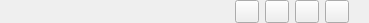
<?xml version="1.0" encoding="UTF-8"?>
<ui version="4.0">
 <class>TextStatusBar</class>
 <widget class="QWidget" name="TextStatusBar">
  <property name="geometry">
   <rect>
    <x>0</x>
    <y>0</y>
    <width>369</width>
    <height>23</height>
   </rect>
  </property>
  <property name="sizePolicy">
   <sizepolicy hsizetype="Preferred" vsizetype="Fixed">
    <horstretch>0</horstretch>
    <verstretch>0</verstretch>
   </sizepolicy>
  </property>
  <property name="windowTitle">
   <string>Form</string>
  </property>
  <property name="autoFillBackground">
   <bool>true</bool>
  </property>
  <layout class="QHBoxLayout" name="horizontalLayout">
   <property name="spacing">
    <number>6</number>
   </property>
   <property name="leftMargin">
    <number>0</number>
   </property>
   <property name="topMargin">
    <number>0</number>
   </property>
   <property name="rightMargin">
    <number>20</number>
   </property>
   <property name="bottomMargin">
    <number>0</number>
   </property>
   <item>
    <spacer name="horizontalSpacer">
     <property name="orientation">
      <enum>Qt::Horizontal</enum>
     </property>
     <property name="sizeHint" stdset="0">
      <size>
       <width>40</width>
       <height>20</height>
      </size>
     </property>
    </spacer>
   </item>
   <item>
    <widget class="StatusBarButton" name="highlightingButton">
     <property name="text">
      <string/>
     </property>
    </widget>
   </item>
   <item>
    <widget class="StatusBarButton" name="lineEndings">
     <property name="text">
      <string/>
     </property>
    </widget>
   </item>
   <item>
    <widget class="StatusBarButton" name="tabSpacingButton">
     <property name="text">
      <string/>
     </property>
    </widget>
   </item>
   <item>
    <widget class="StatusBarButton" name="positionButton">
     <property name="text">
      <string/>
     </property>
    </widget>
   </item>
  </layout>
 </widget>
 <customwidgets>
  <customwidget>
   <class>StatusBarButton</class>
   <extends>QToolButton</extends>
   <header>textparts/statusbarbutton.h</header>
  </customwidget>
 </customwidgets>
 <resources/>
 <connections/>
</ui>
